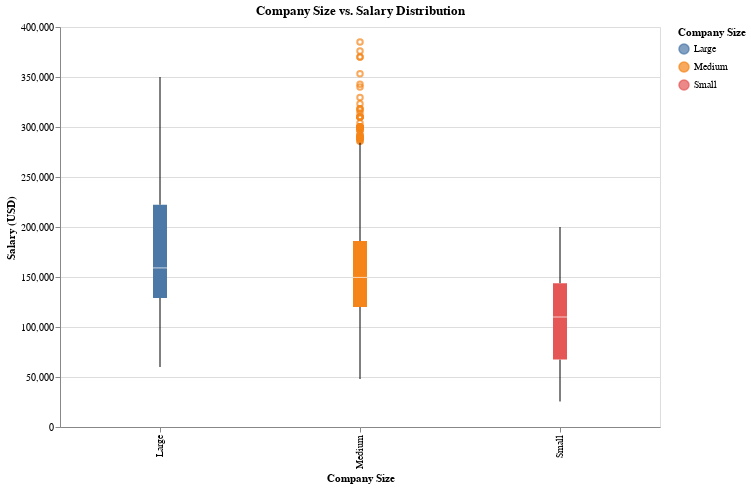

The code cell stored with this chart in its notebook:
### Markdown cell above
### Company Size Impact on Salary Distribution

### Code cell
company_size_labels = {'L': 'Large', 'S': 'Small', 'M': 'Medium'}
data_us.loc[:, 'company_size_label'] = data_us['company_size'].map(company_size_labels)

box_plot = alt.Chart(data_us).mark_boxplot().encode(
    x=alt.X('company_size_label:N', title='Company Size'),
    y=alt.Y('salary_in_usd:Q', title='Salary (USD)'),
    color=alt.Color('company_size_label:N', title='Company Size')
).properties(
    title='Company Size vs. Salary Distribution',
    width=600,
    height=400
)

box_plot

### Figure 1 — Vega-Lite specification as saved in the notebook (floating-point values rounded to 4 significant figures; data arrays with more than 128 entries replaced by an {"elided": "..."} marker saying what was removed)
{"config": {"view": {"continuousWidth": 300, "continuousHeight": 300}}, "data": {"name": "data-3682cd6abcb106b3863c3c71d8139568"}, "mark": {"type": "boxplot"}, "encoding": {"color": {"field": "company_size_label", "title": "Company Size", "type": "nominal"}, "x": {"field": "company_size_label", "title": "Company Size", "type": "nominal"}, "y": {"field": "salary_in_usd", "title": "Salary (USD)", "type": "quantitative"}}, "height": 400, "title": "Company Size vs. Salary Distribution", "width": 600, "$schema": "https://vega.github.io/schema/vega-lite/v5.16.3.json", "datasets": {"data-3682cd6abcb106b3863c3c71d8139568": {"elided": "1565 records"}}}
